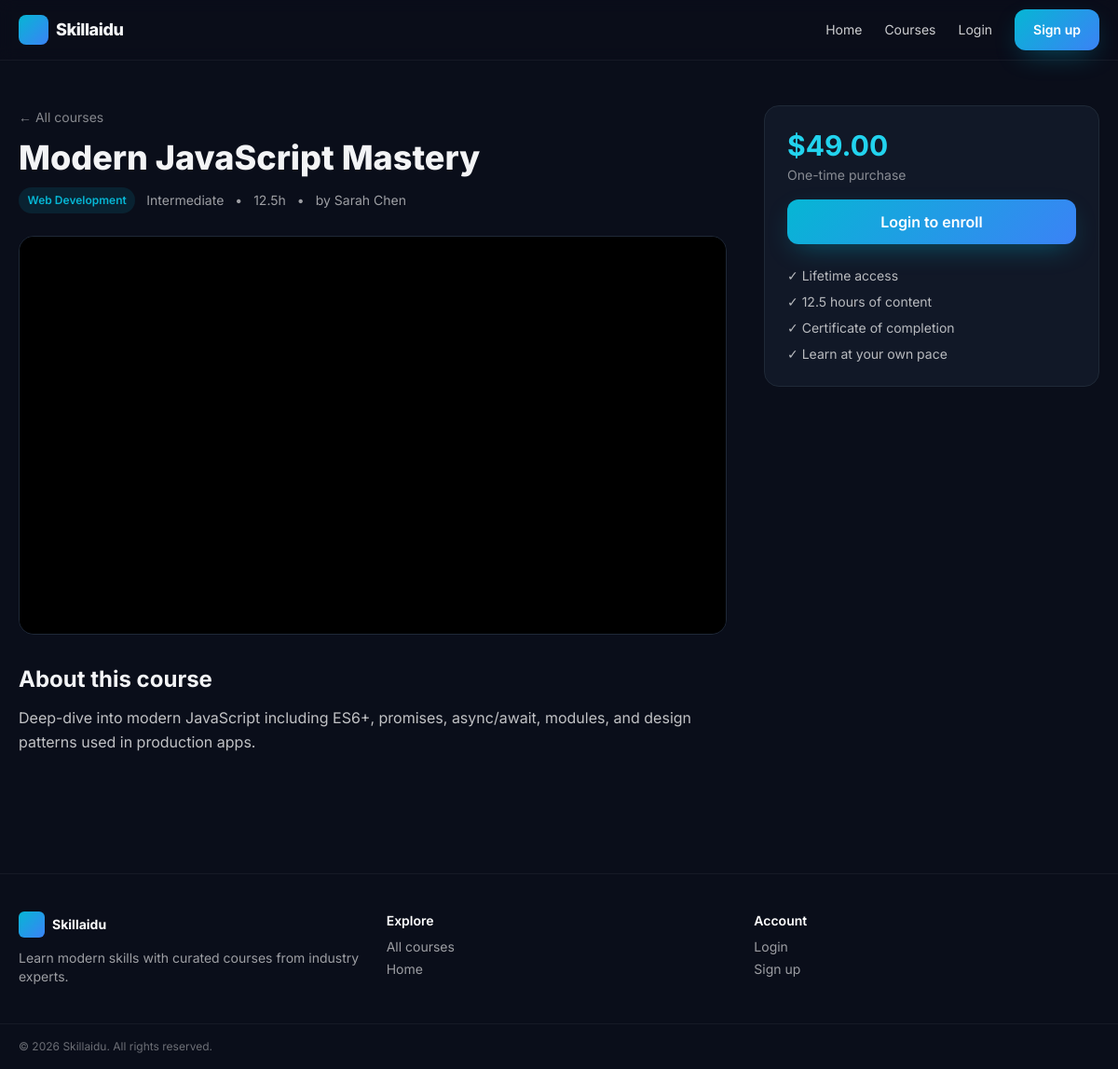
The app's page /pages/course-view.php?id=1 with its own data.
### tables this page shows
CREATE TABLE IF NOT EXISTS courses (
  id INT AUTO_INCREMENT PRIMARY KEY,
  title VARCHAR(200) NOT NULL,
  slug VARCHAR(220) NOT NULL UNIQUE,
  short_description VARCHAR(300),
  description TEXT,
  thumbnail_url VARCHAR(500),
  video_url VARCHAR(500),
  category_id INT DEFAULT NULL,
  instructor VARCHAR(120),
  level ENUM('Beginner','Intermediate','Advanced') DEFAULT 'Beginner',
  duration_hours DECIMAL(5,1) DEFAULT 0,
  price DECIMAL(10,2) DEFAULT 0,
  published TINYINT(1) DEFAULT 1,
  created_by INT DEFAULT NULL,
  created_at TIMESTAMP DEFAULT CURRENT_TIMESTAMP,
  updated_at TIMESTAMP DEFAULT CURRENT_TIMESTAMP ON UPDATE CURRENT_TIMESTAMP,
  FOREIGN KEY (category_id) REFERENCES categories(id) ON DELETE SET NULL,
  FOREIGN KEY (created_by) REFERENCES users(id) ON DELETE SET NULL
);

CREATE TABLE IF NOT EXISTS categories (
  id INT AUTO_INCREMENT PRIMARY KEY,
  name VARCHAR(100) NOT NULL,
  slug VARCHAR(120) NOT NULL UNIQUE,
  description TEXT,
  image_url VARCHAR(500) DEFAULT NULL,
  created_at TIMESTAMP DEFAULT CURRENT_TIMESTAMP
);

### includes/functions.php (called while the page is built, shortened)
<?php
function is_logged_in() { return !empty($_SESSION['user_id']); }
function e($v) { return htmlspecialchars((string)$v, ENT_QUOTES, 'UTF-8'); }
function youtube_embed($url) {
    if (preg_match('~(?:youtube\.com/watch\?v=|youtu\.be/|youtube\.com/embed/)([A-Za-z0-9_-]{6,})~', $url, $m)) {
        return 'https://www.youtube.com/embed/' . $m[1];
    }
    return null;
}

### pages/course-view.php (the view, shortened to what this page needs)
<?php
require_once __DIR__ . '/../config/db.php';
require_once __DIR__ . '/../includes/functions.php';
$id = (int)($_GET['id'] ?? 0);
$stmt = $pdo->prepare("SELECT c.*, cat.name AS category_name FROM courses c LEFT JOIN categories cat ON cat.id=c.category_id WHERE c.id=? AND c.published=1");
$stmt->execute([$id]);
$c = $stmt->fetch();
require_once __DIR__ . '/../includes/header.php';
$embed = youtube_embed($c['video_url']);
?>
<section class="container-x py-12 grid lg:grid-cols-[1fr_360px] gap-10">
  <div>
    <a href="/pages/courses.php" class="text-sm text-white/50 hover:text-cyan-400">← All courses</a>
    <h1 class="text-4xl font-extrabold mt-3"><?= e($c['title']) ?></h1>
    <div class="flex flex-wrap items-center gap-3 mt-3 text-sm text-white/60">
      <?php if ($c['category_name']): ?><span class="badge"><?= e($c['category_name']) ?></span><?php endif; ?>
      <span><?= e($c['level']) ?></span>
      <span>•</span><span><?= (float)$c['duration_hours'] ?>h</span>
      <span>•</span><span>by <?= e($c['instructor'] ?: 'Skillaidu') ?></span>
    </div>
    <div class="card mt-6 overflow-hidden">
      <div class="aspect-video bg-black">
        <?php if ($embed): ?>
          <iframe class="w-full h-full" src="<?= e($embed) ?>" frameborder="0" allow="autoplay; encrypted-media" allowfullscreen></iframe>
        <?php elseif ($c['video_url']): ?>
          <video class="w-full h-full" controls src="<?= e($c['video_url']) ?>"></video>
        <?php elseif ($c['thumbnail_url']): ?>
          <img src="<?= e($c['thumbnail_url']) ?>" alt="<?= e($c['title']) ?>" class="w-full h-full object-cover">
        <?php endif; ?>
      </div>
    </div>
    <div class="prose prose-invert mt-8 max-w-none">
      <h2 class="text-2xl font-bold mb-3">About this course</h2>
      <p class="text-white/75 leading-relaxed whitespace-pre-line"><?= e($c['description'] ?: $c['short_description']) ?></p>
    </div>
  </div>
  <aside class="card p-6 h-fit lg:sticky lg:top-24">
    <div class="text-3xl font-bold text-cyan-400">$<?= number_format((float)$c['price'], 2) ?></div>
    <div class="text-white/50 text-sm mt-1">One-time purchase</div>
    <?php if (is_logged_in()): ?>
      <button class="btn-brand w-full mt-4">Enroll now</button>
    <?php else: ?>
      <a href="/login.php" class="btn-brand w-full mt-4 inline-block text-center">Login to enroll</a>
    <?php endif; ?>
    <ul class="mt-6 space-y-2 text-sm text-white/70">
      <li>✓ Lifetime access</li>
      <li>✓ <?= (float)$c['duration_hours'] ?> hours of content</li>
      <li>✓ Certificate of completion</li>
      <li>✓ Learn at your own pace</li>
    </ul>
  </aside>
</section>
<?php require_once __DIR__ . '/../includes/footer.php'; ?>

### assets/css/style.css (style rules this page uses)
:root { --bg: #0a0e1a; --surface: #111827; --surface-2: #1f2937; --border: #1f2937; --text: #f3f4f6; --muted: #9ca3af; --brand: #06b6d4; --brand-2: #3b82f6; --accent: #a855f7; }
* { box-sizing: border-box; }
html, body { background: var(--bg); color: var(--text); font-family: 'Inter', system-ui, sans-serif; margin: 0; }
a { color: inherit; text-decoration: none; }
.container-x { max-width: 1200px; margin: 0 auto; padding: 0 1.25rem; }
.btn-brand { background: linear-gradient(135deg, var(--brand), var(--brand-2)); color: #fff; border: 0; padding: .75rem 1.25rem; border-radius: .75rem; font-weight: 600; cursor: pointer; transition: transform .15s ease, box-shadow .2s ease; box-shadow: 0 10px 30px -10px rgba(6,182,212,.45); }
.card { background: var(--surface); border: 1px solid var(--border); border-radius: 1rem; overflow: hidden; transition: transform .2s ease, border-color .2s ease; }
.badge { display: inline-flex; align-items: center; gap: .35rem; background: rgba(6,182,212,.12); color: var(--brand); padding: .25rem .6rem; border-radius: 999px; font-size: .75rem; font-weight: 600; }

### records on screen
courses: title "Modern JavaScript Mastery", category.name "Web Development", level "Intermediate", duration_hours "12.5", instructor "Sarah Chen", description "Deep-dive into modern JavaScript including ES6+, promises, async/await, modules, and design patterns used in production apps.", price "49.00"
